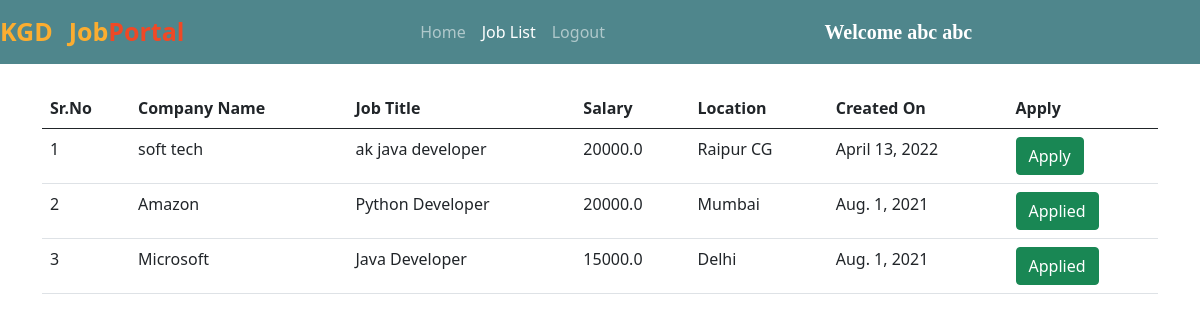
The app's page /all_jobs/ (signed in) with its own data.
### jobs/models.py (models this page shows, shortened)
class Job(models.Model):
    company = models.ForeignKey(Company, on_delete=models.CASCADE)
    start_date = models.DateField()
    end_date = models.DateField()
    title = models.CharField(max_length=200)
    salary = models.FloatField()
    image = models.ImageField(upload_to="")
    description = models.TextField(max_length=400)
    experience = models.CharField(max_length=100)
    location = models.CharField(max_length=100)
    skills = models.CharField(max_length=200)
    creation_date = models.DateField()

class Company(models.Model):
    user = models.ForeignKey(User, on_delete=models.CASCADE)
    phone = models.CharField(max_length=10)
    image = models.ImageField(upload_to="")
    gender = models.CharField(max_length=10)
    type = models.CharField(max_length=15)
    status = models.CharField(max_length=20)
    company_name = models.CharField(max_length=100)

### jobs/views.py (the view)
# urls.py: path("all_jobs/", views.all_jobs, name="all_jobs"),
def all_jobs(request):
    jobs = Job.objects.all().order_by('-start_date')
    applicant = Applicant.objects.get(user=request.user)
    apply = Application.objects.filter(applicant=applicant)
    data = []
    for i in apply:
        data.append(i.job.id)
    return render(request, "all_jobs.html", {'jobs':jobs, 'data':data})

### jobs/templates/all_jobs.html (shortened to what this page needs)
{% extends 'user_navbar.html' %}
{% block job_list %} active {% endblock %}
{% block body %}
<div class="container mt-4">
<table class="table table-hover" id="example">
    <thead>
        <tr>
            <th>Sr.No</th>
            <th>Company Name</th>
            <th>Job Title</th>
            <th>Salary</th>
            <th>Location</th>
            <th>Created On</th>
            <th>Apply</th>
        </tr>
    </thead>
    <tbody>
        {% for job in jobs %}
        <tr>
            <td>{{forloop.counter}}</td>
            <td>{{job.company.company_name}}</td>
            <td>{{job.title}}</td>
            <td>{{job.salary}}</td>
            <td>{{job.location}}</td>
            <td>{{job.creation_date}}</td>
            {% if job.id in data %}
            <td><a class="btn btn-success">Applied</a></td>
            {% else %}
            <td><a href="/job_detail/{{job.id}}/" class="btn btn-success">Apply</a></td>
            {% endif %}
        </tr>
        {% endfor %}
    </tbody>
</table>
</div>
{% endblock %}

### jobs/templates/user_navbar.html (shortened to what this page needs)
<!doctype html>
<html lang="en">
<head>
  <link href="https://cdn.jsdelivr.net/npm/bootstrap@5.0.2/dist/css/bootstrap.min.css" rel="stylesheet"
>
  <link rel="stylesheet" href="https://cdnjs.cloudflare.com/ajax/libs/font-awesome/5.15.3/css/all.min.css">
</head>
<body>
  <nav class="navbar navbar-expand-lg navbar-dark sticky-top">
      <a class="navbar-brand" href="/"><span class="head1">KGD</span></a>
      <a class="navbar-brand" href="#"><span class="head1">Job</span><span class="head2">Portal</span></a>
      <div class="container w-50">
        <div class="collapse navbar-collapse" id="navbarSupportedContent">
          <ul class="navbar-nav me-auto mb-2 mb-lg-0">
            <li class="nav-item">
              <a class="nav-link {% block home %}{% endblock %}" aria-current="page" href="/user_homepage/">Home</a>
            </li>
            <li class="nav-item">
              <a class="nav-link {% block job_list %}{% endblock %}" href="/all_jobs/">Job List</a>
            </li>
            <li class="nav-item">
              <a class="nav-link" href="/logout/">Logout</a>
            </li>
          </ul>
          <a class="navbar-brand" style="font-weight: bold; font-family: 'Times New Roman', Times, serif;"
            href="#">Welcome {{request.user.get_full_name}}</a>
        </div>
      </div>
  </nav>
  {% block body %}
  {% endblock %}
</body>
</html>
</html>

### jobs/templates/user_navbar.html (style rules this page uses)
.navbar { background-color: #4f868c; }
.head1 { color: #FBAD30; font-size: 25px; font-weight: bold; height: 50px; }
.head2 { color: #EF4926; font-size: 25px; font-weight: bold; }

### records on screen
Job: company.company_name "soft tech", title "ak java developer", salary "20000.0", location "Raipur CG", creation_date "April 13, 2022"
Job: company.company_name "Amazon", title "Python Developer", salary "20000.0", location "Mumbai", creation_date "Aug. 1, 2021", shows "Applied"
Job: company.company_name "Microsoft", title "Java Developer", salary "15000.0", location "Delhi", creation_date "Aug. 1, 2021", shows "Applied"

### other values on screen
{{ request.user.get_full_name }} "abc abc"
